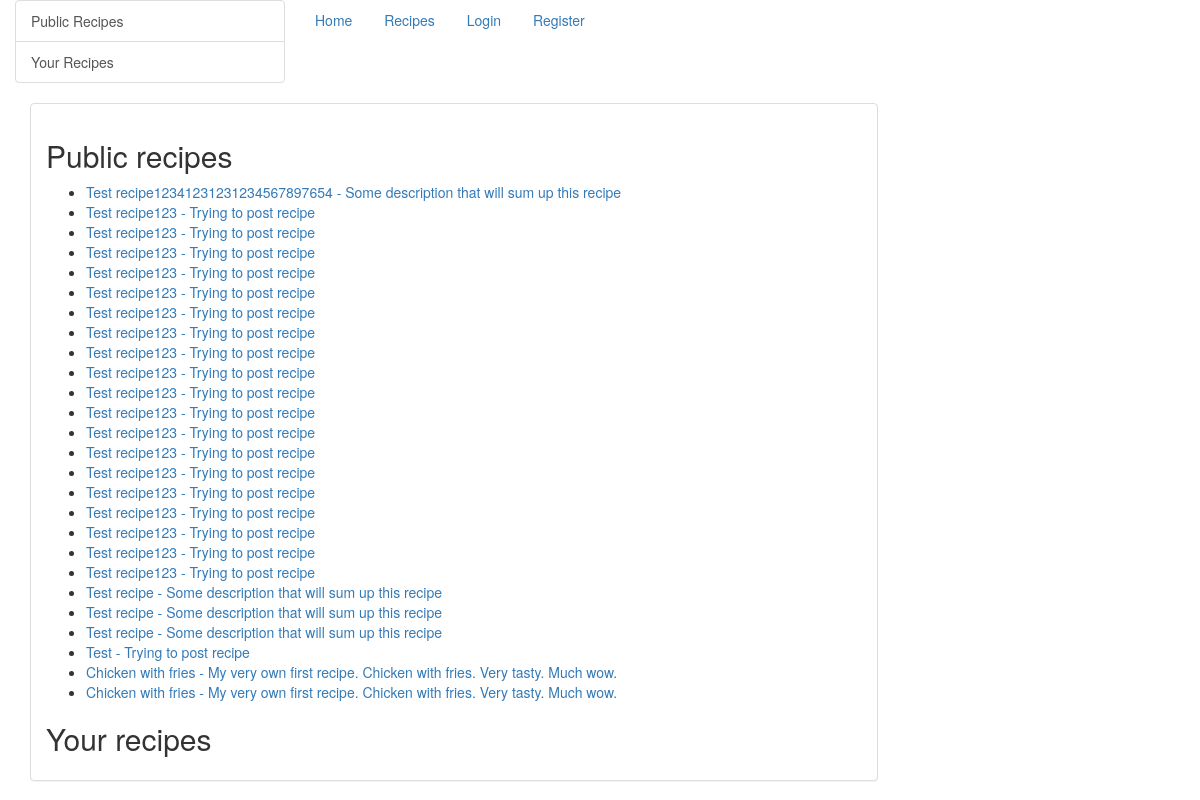
The app's page /recipes/ with its own data.
### recipe/models.py (models this page shows)
class Recipe(models.Model):
    name = models.CharField(max_length=200)
    user = models.ForeignKey(User, on_delete=models.CASCADE)
    ingredients = models.ManyToManyField(Ingredient)
    description = models.CharField(max_length=100, blank=True)
    recipe_steps = models.CharField(max_length=1000)
    yields = models.IntegerField()
    date = models.DateField(default=datetime.date.today)
    global_access = models.BooleanField(default=True)
    card = models.CharField(max_length=1024, blank=True)
    class Meta:
        ordering = ["-name"]
    def __str__(self):
        return self.name

### website/views.py (the view)
# urls.py: url(r'^recipes/$', ShowAllRecipes.as_view()),
class ShowAllRecipes(ListView):
    context_object_name = 'recipe'
    queryset = Recipe.objects.filter(global_access=False)
    queryset2 = Recipe.objects.filter(global_access=True)
    def get_context_data(self, **kwargs):
        queryset2 = Recipe.objects.filter(global_access=True)
        if self.request.user.is_authenticated():
            queryset = Recipe.objects.filter(user=self.request.user)
            context = {
                'paginator': None,
                'page_obj': None,
                'is_paginated': False,
                'object_list': queryset,
                'object_list2': queryset2
            }
            context.update(kwargs)
        else:
            context = {
                'paginator': None,
                'page_obj': None,
                'is_paginated': False,
                'object_list2': queryset2,
            }
            context.update(kwargs)
        return context

### templates/recipe/recipe_list.html (shortened to what this page needs)
{% extends "base.html" %}
{% block content %}
    <h2 id="1">Public recipes</h2>
    <ul>
        {% for recipe in object_list2 %}
            <li><a href="/recipe/{{ recipe.id }}">{{ recipe }} - {{ recipe.description }}</a></li>
        {% endfor %}
    </ul>
    <h2 id="2">Your recipes</h2>
{% endblock %}
{% block sidebar %}
    <div class="col-xs-6 col-sm-3 sidebar-offcanvas sidebar-nav" id="sidebar" role="navigation">
        <div class="list-group">
            <a href="#1" class="list-group-item">
                <div class="sidebar">Public Recipes</div>
            </a>
            <a href="#2" class="list-group-item">
                <div class="sidebar">Your Recipes</div>
            </a>
        </div>
    </div>
{% endblock %}

### records on screen
Recipe: name "Test recipe12341231231234567897654", description "Some description that will sum up this recipe"
Recipe: name "Test recipe123", description "Trying to post recipe"
Recipe: name "Test recipe123", description "Trying to post recipe"
Recipe: name "Test recipe123", description "Trying to post recipe"
Recipe: name "Test recipe123", description "Trying to post recipe"
Recipe: name "Test recipe123", description "Trying to post recipe"
Recipe: name "Test recipe123", description "Trying to post recipe"
Recipe: name "Test recipe123", description "Trying to post recipe"
Recipe: name "Test recipe123", description "Trying to post recipe"
Recipe: name "Test recipe123", description "Trying to post recipe"
Recipe: name "Test recipe123", description "Trying to post recipe"
Recipe: name "Test recipe123", description "Trying to post recipe"
Recipe: name "Test recipe123", description "Trying to post recipe"
Recipe: name "Test recipe123", description "Trying to post recipe"
Recipe: name "Test recipe123", description "Trying to post recipe"
Recipe: name "Test recipe123", description "Trying to post recipe"
Recipe: name "Test recipe123", description "Trying to post recipe"
Recipe: name "Test recipe123", description "Trying to post recipe"
Recipe: name "Test recipe123", description "Trying to post recipe"
Recipe: name "Test recipe123", description "Trying to post recipe"
Recipe: name "Test recipe", description "Some description that will sum up this recipe"
Recipe: name "Test recipe", description "Some description that will sum up this recipe"
Recipe: name "Test recipe", description "Some description that will sum up this recipe"
Recipe: name "Test", description "Trying to post recipe"
Recipe: name "Chicken with fries", description "My very own first recipe. Chicken with fries. Very tasty. Much wow."
Recipe: name "Chicken with fries", description "My very own first recipe. Chicken with fries. Very tasty. Much wow."
